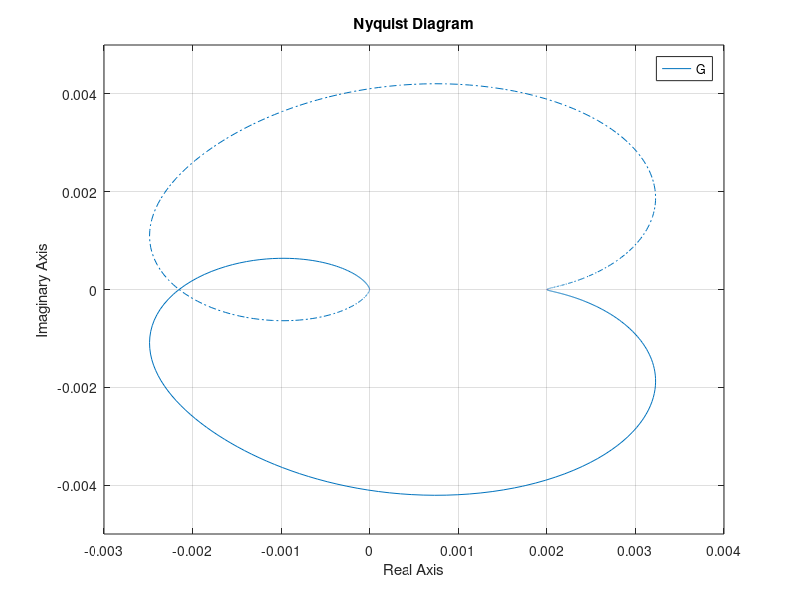

Reproduce this figure in MATLAB.
numg=[1 5];
deng=conv([1 6 100],[1 4 25]);
G=tf(numg,deng);
'G(s)'
Gzpk=zpk(G)
nyquist(G)
axis([-3e-3,4e-3,-5e-3,5e-3])
w=0:0.1:100;
[re,im]=nyquist(G,w);
for i=1:1:length(w)
M(i)=abs(re(i)+j*im(i));
A(i)=atan2(im(i),re(i))*(180/pi);
if 180-abs(A(i))<=1;
re(i);
im(i);
K=1/abs(re(i));
fprintf('\nw = %g',w(i))
fprintf(', Re = %g',re(i))
fprintf(', Im = %g',im(i))
fprintf(', M = %g',M(i))
fprintf(', Angle = %g',A(i))
fprintf(', K = %g',K)
Gm=20*log10(1/M(i));
fprintf(', Gm = %g',Gm)
break
end
end
